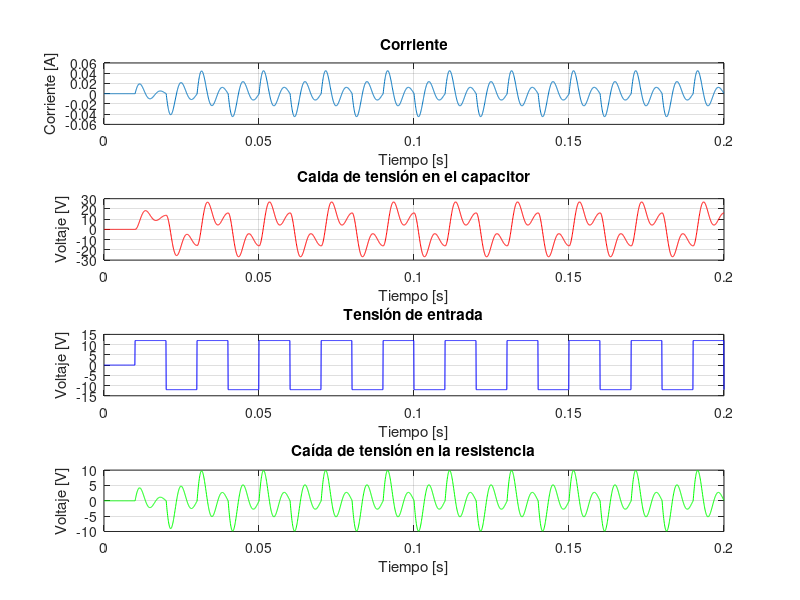

This figure's MATLAB source:
% Trabajo Práctico N°1 - Pucheta.
% Resolución planteada por Ernesto Monja.

% ITEM N°1:
close all; clear all; history -c; clc;
pkg load control;
pkg load signal;

%   Inicializo las variables dadas como dato por el enunciado:
r = 220;                                   % Resistencia en [Ω].
l = 500*10^(-3);                           % Inductancia en [Hy].
c = 2.2*10^(-6);                           % Capacitancia en [F].

%   Armo las matrices correspondientes a este sistema:
A = [-r/l, -1/l; 1/c, 0];                  % Matriz de Estados.
B = [1/l; 0];                              % Matriz de Entrada.
C = [r, 0];                                % Matriz de Salida.
D = [0];                                   % Matriz de Transmición Directa.

%   Se procede a obtener la función de transferencia del sistema de acuerdo a
% las matrices obtenidas del espacio de estados, como:
[num, den] = ss2tf(A, B, C, D);
G = tf(num, den)

%   Se observa que se trata de un sistema de 2do orden, por lo que se verificará
% cual es el polo dominante de la función:
polos = pole(G)
modulo_polos = abs(real(polos));
polo_dom     = min(modulo_polos)
polo_nod_dom = max(modulo_polos)

%   Se observan 2 polos complejos conjugados de valores: -220 +- j(927,73). Se
% elije como tiempo de muestreo t_r al que responda a las dinámicas mas rápidas
% del sistema, para ello el módulo del polo más cercano al orígen de la función
% G(s), si bien es indiferente tomar un polo o el otro se tiene que:
t_r = -log(0.95)/(abs(polo_nod_dom))       % t_r = 2,3315 x 10^(-4) [s]
t_d = abs((2*pi/imag(min(polos)))/100)     % t_d = 6,7726 x 10^(-5) [s]

%   Tomo el menor valor entre t_d y (t_r)/3
t_mues = min(t_r/3, t_d)                   % t_mues = 6,7726 x 10^(-5) [s]

%   Luego el tiempo de simulación t_l se elije en base al polo con la dinámica
% mas lenta y por lo tanto, este tiempo es igual a:
t_l = -log(0.05)/(abs(polo_dom))           % t_l = 0,013617 [s]

%   Se toma aun así el siguiente tiempo de simulación de acuerdo a la consigna:
t_sim = 0.2                                % t_sim = 0,2 [s]

%   Resulta entonces que la cantidad de puntos que tendra nuestra simulación
% será igual a:
punt_tot = t_sim/t_mues                    % punt_tot = 2953,1 [puntos]

%   Inicializo un vector de n números linealmente equiespaciados entre un valor
% inicial y un valor final especificados mediante el comando linspace(), tal que
% definimos a las siguientes variables como:
t = linspace(0, t_sim, punt_tot);
u = linspace(0, 0, punt_tot);

%   Definimos a la entrada de acuerdo a la consigna, esto es una entrada escalón
% de 12V que cambia cada 10ms de signo luego de haber transcurrido unos 0.01 ms,
% tal que:
u(t > 0.01) = 12*(-1).^(floor((t(t > 0.01) - 0.01)/0.01));

%   Esta función u(t>0.01) esta compuesta por una serie que alterna en valores
% negativos con valores positivos gracias al termino (-1)^n donde n se define
% en base a la función floor.
%   Una vez obtenidos los parámetros para la simulación, tendremos que elegir
% las condiciones iniciales del sistema, donde se tendrá que el capacitor no
% tiene una tensión inicial tanto como el inductor no tiene una corriente
% inicial. Además se propone que la salida tampoco contará con un valor inicial,
% tal que:
I(1)  = 0;
Vc(1) = 0;
Vr(1) = 0;
x = [I(1) Vc(1)]';
x0 = [0 0]';                               % Punto de operación

%   Inicializo la simulación y calculamos los valores de las variables para
% cada punto:
for i = 1:(punt_tot-1);
    x_punto = A*(x - x0) + B*u(i);
    x = x + x_punto*t_mues;
    y = C*x;

    %   Actualizo las salidas y demás variables de estado para la próxima
    % iteración:
    Vr(i+1) = y(1);
    I(i+1)  = x(1);
    Vc(i+1) = x(2);
end

%   Finalmente grafico la entrada, salida y demas variables del sistema:
figure(1);

subplot(4,1,1);                            % Grafico la corriente I(t)
plot(t, I);
title('Corriente');
xlabel('Tiempo [s]');
ylabel('Corriente [A]');
grid on

subplot(4,1,2);                            % Grafico la tensión del capacitor
plot(t, Vc, 'red');                        % Vc(t)
title('Caida de tensión en el capacitor');
xlabel('Tiempo [s]');
ylabel('Voltaje [V]');
grid on

subplot(4,1,3);                            % Grafico la tensión de entrada Ve(t)
plot(t, u, 'blue');                       % = u(t)
title('Tensión de entrada');
xlabel('Tiempo [s]');
ylabel('Voltaje [V]');
grid on

subplot(4,1,4);                           % Grafico la caida de tensión en la
plot(t, Vr, 'green');                     % resistencia Vr(t)
title('Caída de tensión en la resistencia');
xlabel('Tiempo [s]');
ylabel('Voltaje [V]');
grid on


%----------------------------------O--------------------------------------------

%   Se observa que las corrientes y las tensiones tanto de salida (caída de la
% resistencia) como la de la caída de tensión del capacitor son muy oscilantes.
% Esta oscilación se debe a la elección de parámetros R, L y C del circuito,  
% donde si este circuito es simulado en un simulador del tipo QUCS, PSpice o 
% Multisim, se obtendrán resultados similares para estas variables.
